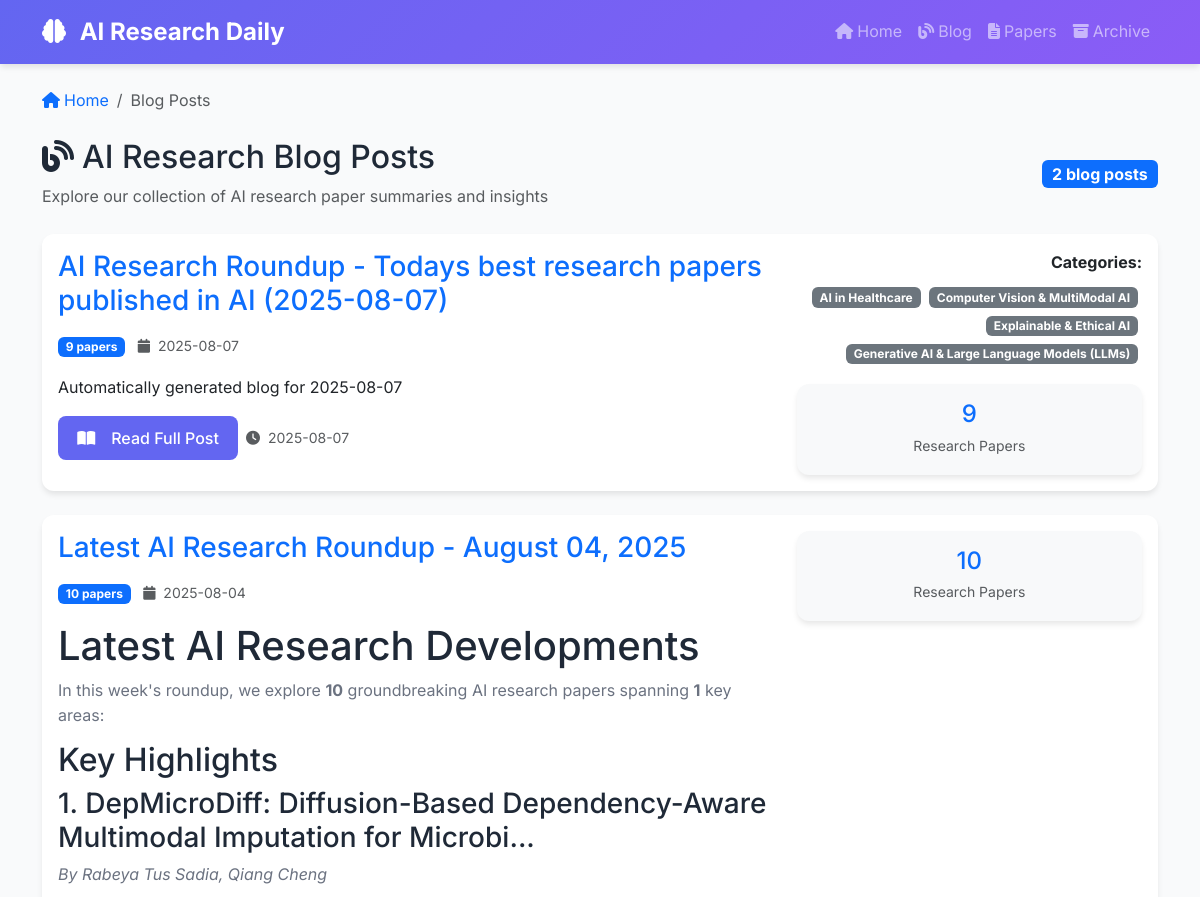
/blog (upper part), run on an earlier commit of the app's database.
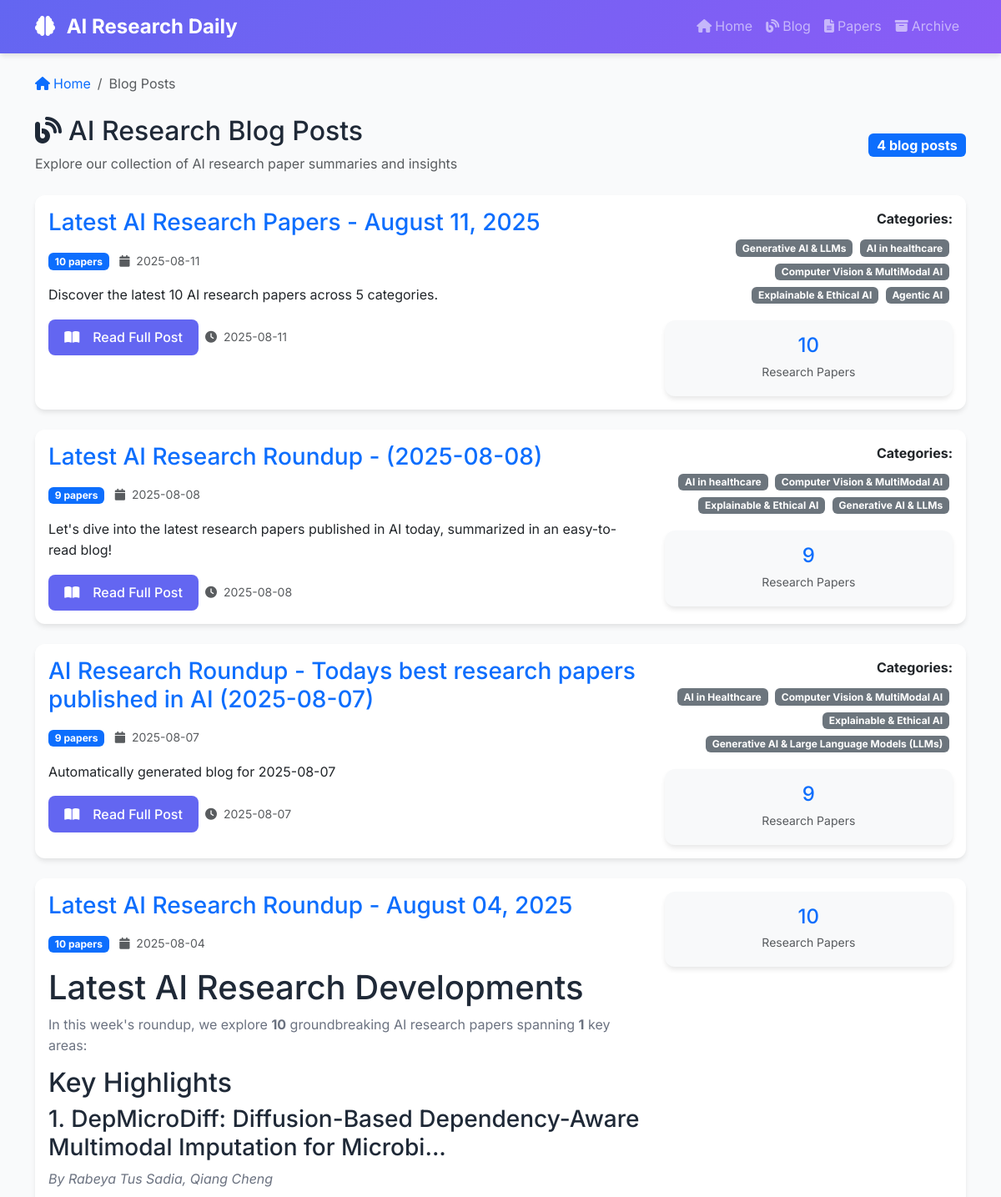
And on a later commit of the database.
### tables this page shows
CREATE TABLE blogs (
                id INTEGER PRIMARY KEY AUTOINCREMENT,
                title TEXT NOT NULL,
                content TEXT NOT NULL,
                summary TEXT NOT NULL,
                paper_count INTEGER NOT NULL,
                categories TEXT,
                published_date TEXT NOT NULL,
                created_at TIMESTAMP DEFAULT CURRENT_TIMESTAMP
            );

### src/web_app.py (the view)
@app.route('/blog')
def blog_list():
    blogs = db.get_all_blogs()
    return render_template('blog_list.html', blogs=blogs)

### src/database.py (called while the page is built)
    def get_all_blogs(self) -> List[Dict]:
        conn = sqlite3.connect(self.db_path)
        cursor = conn.cursor()
        cursor.execute('''
            SELECT id, title, summary, paper_count, categories, published_date, created_at
            FROM blogs
            ORDER BY created_at DESC
        ''')
        blogs = []
        for row in cursor.fetchall():
            blogs.append({
                'id': row[0],
                'title': row[1],
                'summary': row[2],
                'paper_count': row[3],
                'categories': row[4],
                'published_date': row[5],
                'created_at': row[6]
            })
        conn.close()
        return blogs

### templates/blog_list.html (shortened to what this page needs)
{% extends "base.html" %}
{% block content %}
<div class="container mt-4">
    <nav aria-label="breadcrumb" class="mb-4">
        <ol class="breadcrumb">
            <li class="breadcrumb-item">
                <a href="{{ url_for('index') }}" class="text-decoration-none">
                    <i class="fas fa-home me-1"></i>Home
                </a>
            </li>
            <li class="breadcrumb-item active" aria-current="page">Blog Posts</li>
        </ol>
    </nav>
    <div class="row mb-4">
        <div class="col-12">
            <div class="d-flex justify-content-between align-items-center">
                <div>
                    <h1 class="h2 mb-2">
                        <i class="fas fa-blog me-2"></i>AI Research Blog Posts
                    </h1>
                    <p class="text-muted mb-0">
                        Explore our collection of AI research paper summaries and insights
                    </p>
                </div>
                <div class="text-end">
                    <span class="badge bg-primary fs-6">{{ blogs|length }} blog posts</span>
                </div>
            </div>
        </div>
    </div>
    {% if blogs %}
    <div class="row g-4">
        {% for blog in blogs %}
        <div class="col-12">
            <div class="card">
                <div class="card-body">
                    <div class="row">
                        <div class="col-md-8">
                            <h3 class="card-title mb-3">
                                <a href="{{ url_for('blog_detail', blog_id=blog.id) }}" class="text-decoration-none">
                                    {{ blog.title }}
                                </a>
                            </h3>
                            <div class="mb-3">
                                <span class="badge bg-primary me-2">{{ blog.paper_count }} papers</span>
                                <small class="text-muted">
                                    <i class="fas fa-calendar me-1"></i>
                                    {{ blog.published_date }}
                                </small>
                            </div>
                            <div class="blog-summary mb-3">
                                {{ blog.summary | safe }}
                            </div>
                            <div class="d-flex gap-2">
                                <a href="{{ url_for('blog_detail', blog_id=blog.id) }}"
                                   class="btn btn-primary">
                                    <i class="fas fa-book-open me-2"></i>Read Full Post
                                </a>
                                <span class="text-muted small align-self-center">
                                    <i class="fas fa-clock me-1"></i>
                                    {{ blog.created_at.split(' ')[0] if blog.created_at else 'Unknown' }}
                                </span>
                            </div>
                        </div>
                        <div class="col-md-4">
                            <div class="text-md-end">
                                {% if blog.categories %}
                                <div class="mb-3">
                                    <strong>Categories:</strong>
                                    <div class="mt-2">
                                        {% for category in blog.categories.split(',') %}
                                        <span class="badge bg-secondary me-1 mb-1">{{ category.strip() }}</span>
                                        {% endfor %}
                                    </div>
                                </div>
                                {% endif %}
                                <div class="card bg-light">
                                    <div class="card-body text-center">
                                        <h4 class="text-primary mb-1">{{ blog.paper_count }}</h4>
                                        <small class="text-muted">Research Papers</small>
                                    </div>
                                </div>
                            </div>
                        </div>
                    </div>
                </div>
            </div>
        </div>
        {% endfor %}
    </div>
    {% endif %}
</div>
{% endblock %}

### templates/base.html (shortened to what this page needs)
<!DOCTYPE html>
<html lang="en">
<head>
    <link href="https://cdn.jsdelivr.net/npm/bootstrap@5.3.0/dist/css/bootstrap.min.css" rel="stylesheet">
    <link rel="stylesheet" href="https://cdnjs.cloudflare.com/ajax/libs/font-awesome/6.4.0/css/all.min.css">
</head>
<body>
    <nav class="navbar navbar-expand-lg navbar-dark">
        <div class="container">
            <a class="navbar-brand" href="{{ url_for('index') }}">
                <i class="fas fa-brain me-2"></i>
                AI Research Daily
            </a>
            <div class="collapse navbar-collapse" id="navbarNav">
                <ul class="navbar-nav ms-auto">
                    <li class="nav-item">
                        <a class="nav-link" href="{{ url_for('index') }}">
                            <i class="fas fa-home me-1"></i>Home
                        </a>
                    </li>
                    <li class="nav-item">
                        <a class="nav-link" href="{{ url_for('blog_list') }}">
                            <i class="fas fa-blog me-1"></i>Blog
                        </a>
                    </li>
                    <li class="nav-item">
                        <a class="nav-link" href="{{ url_for('papers_list') }}">
                            <i class="fas fa-file-alt me-1"></i>Papers
                        </a>
                    </li>
                    <li class="nav-item">
                        <a class="nav-link" href="{{ url_for('archive') }}">
                            <i class="fas fa-archive me-1"></i>Archive
                        </a>
                    </li>
                </ul>
            </div>
        </div>
    </nav>
    <main>
        {% block content %}{% endblock %}
    </main>
</body>
</html>

### templates/base.html (style rules this page uses)
:root { --primary-color: #6366f1; --secondary-color: #8b5cf6; --accent-color: #06b6d4; --text-primary: #1f2937; --text-secondary: #6b7280; --bg-light: #f9fafb; --bg-white: #ffffff; --border-color: #e5e7eb; --bg-title:rgb(14, 16, 19); }
body { font-family: 'Inter', sans-serif; line-height: 1.6; color: var(--text-primary); background-color: var(--bg-light); }
.navbar { background: linear-gradient(135deg, var(--primary-color), var(--secondary-color)); box-shadow: 0 4px 6px -1px rgba(0, 0, 0, 0.1); }
.navbar-brand { font-weight: 700; font-size: 1.5rem; }
.card { border: none; border-radius: 12px; box-shadow: 0 4px 6px -1px rgba(0, 0, 0, 0.1); transition: transform 0.2s ease-in-out, box-shadow 0.2s ease-in-out; }
.btn-primary { background: linear-gradient(135deg, var(--primary-color), var(--secondary-color)); border: none; border-radius: 8px; padding: 0.75rem 1.5rem; font-weight: 500; transition: all 0.2s ease-in-out; }
.blog-summary { line-height: 1.6; }
.blog-summary h1, .blog-summary h2, .blog-summary h3 { color: var(--text-primary); margin-bottom: 0.5rem; }
.blog-summary p { color: var(--text-secondary); margin-bottom: 0.75rem; }
.btn { padding: 0.6rem 1.2rem; border-radius: 8px; font-weight: 500; text-decoration: none; display: inline-flex; align-items: center; gap: 0.5rem; transition: all 0.2s ease; border: none; cursor: pointer; }
.btn-primary { background: var(--primary-color); color: white; }

What changed in the data, as far as the page shows it:
added blogs: title "Latest AI Research Papers - August 11, 2025", paper_count "10", published_date "2025-08-11", summary "Discover the latest 10 AI research papers across 5 categories.", created_at "2025-08-11", strip "Generative AI & LLMs" "AI in healthcare" "Computer Vision & MultiModal AI" "Explainable & Ethical AI" "Agentic AI"
added blogs: title "Latest AI Research Roundup - (2025-08-08)", paper_count "9", published_date "2025-08-08", summary "Let's dive into the latest research papers published in AI today, summarized in an easy-to-read blog!", created_at "2025-08-08", strip "AI in healthcare" "Computer Vision & MultiModal AI" "Explainable & Ethical AI" "Generative AI & LLMs"
Also different on the page:
{{ blogs|length }}: "2" → "4"
